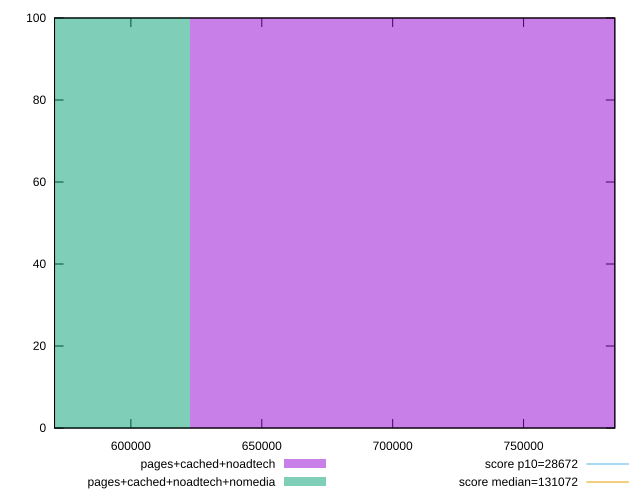

Generate this figure with gnuplot:
reset

$pagesCachedNoadtech <<EOF
747323.0737364194 100
EOF

$pagesCachedNoadtechNomedia <<EOF
498215.3824909463 100
EOF

set key outside below
set boxwidth 249107.69124547314
set xrange [570842.2333333334:784856.25]
set yrange [0:100]
set trange [0:100]
set style fill transparent solid 0.5 noborder

set parametric
set terminal svg size 640, 500 enhanced background rgb 'white'
set output "report_00018_2021-02-10T15-25-16.877Z/uses-long-cache-ttl/comparison/histogram/2_vs_3.svg"

plot $pagesCachedNoadtech title "pages+cached+noadtech" with boxes, \
     $pagesCachedNoadtechNomedia title "pages+cached+noadtech+nomedia" with boxes, \
     28672,t title "score p10=28672", \
     131072,t title "score median=131072"

reset
